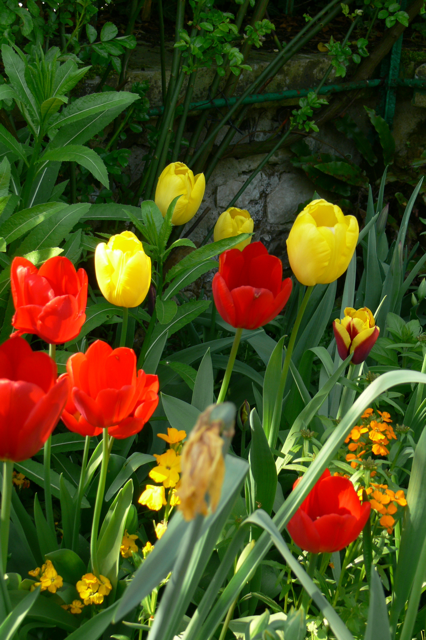
#> input picture cores/flowers9.png, 426 x 640 px
$ python code.py
#> lines starting #> are read from the running program, lines starting #| are printed output that depends on the picture
import cv2
import numpy as np
import matplotlib.pyplot as plt
import os

os.chdir(os.path.dirname(__file__))

img = cv2.imread('flowers9.png')
#> img is the input picture: shape (640, 426, 3); mean B, G, R 27.4, 76.4, 75.2
cv2.imshow('Imagem Original', img)
cv2.waitKey(0)

# converte de bgr (padrão opencv) para rgb
img_rgb = cv2.cvtColor(img, cv2.COLOR_BGR2RGB)

R = img_rgb[:, :, 0]
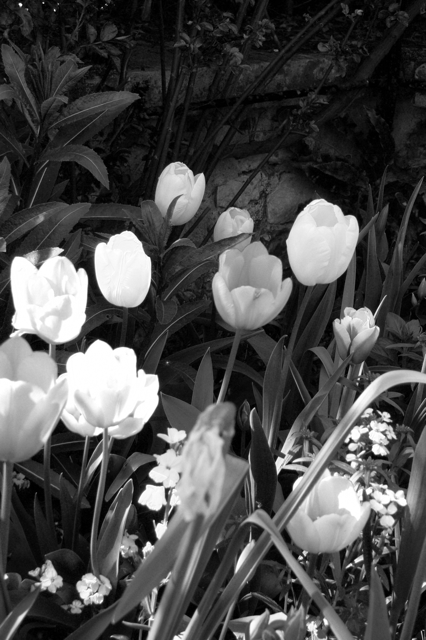
#> R: shape (640, 426); min 0, max 255, mean 75.2
G = img_rgb[:, :, 1]
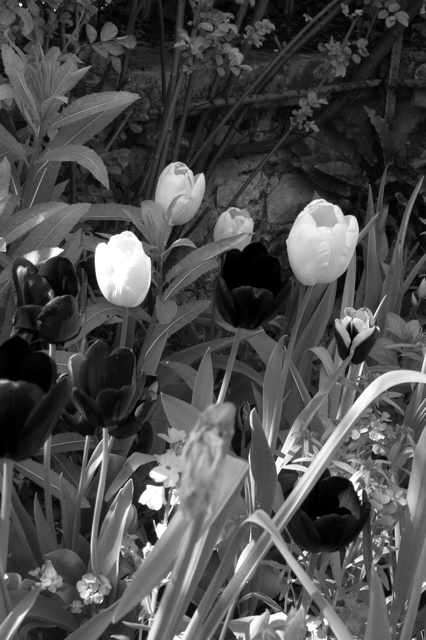
#> G: shape (640, 426); min 0, max 255, mean 76.4
B = img_rgb[:, :, 2]
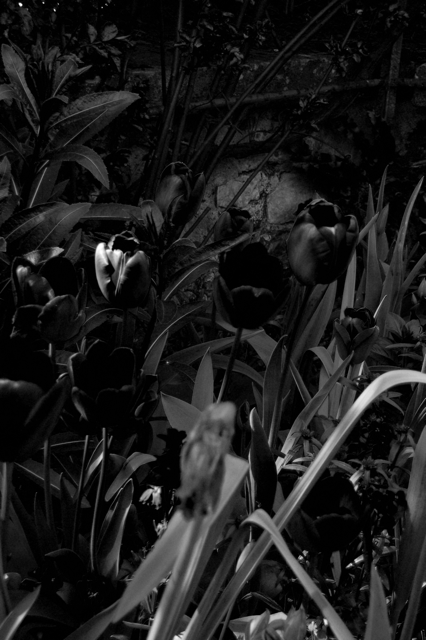
#> B: shape (640, 426); min 0, max 255, mean 27.4

cores = ('r', 'g', 'b')
plt.figure(figsize=(10, 5))
for i, cor in enumerate(cores):
    hist = cv2.calcHist([img_rgb], [i], None, [256], [0, 256])
    plt.plot(hist, color=cor)
    plt.xlim([0, 256])
plt.title('Histograma de Cores')
plt.xlabel('Intensidade de Cor')
plt.ylabel('Número de Pixels')
plt.show()
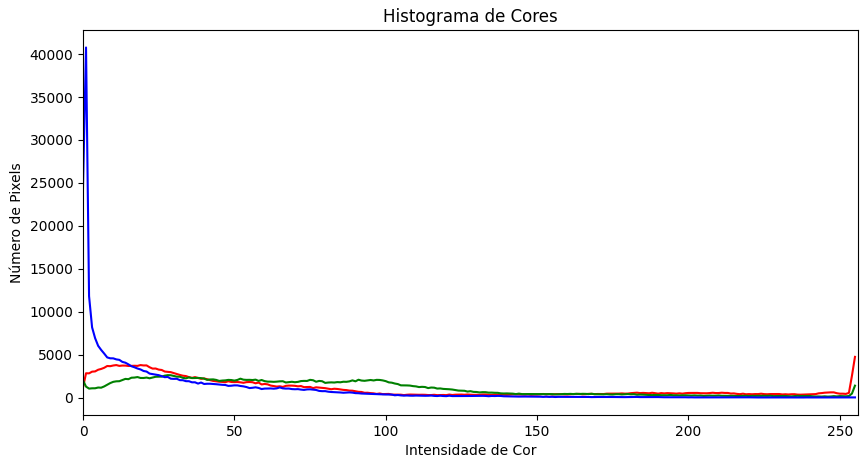
#> figure drawn by matplotlib, 1 panel; curve peaks at x = 255, y = 4733; curve peaks at x = 28, y = 2603; curve peaks at x = 1, y = 40769

plt.figure(figsize=(12, 6))

plt.subplot(2, 2, 1)
plt.imshow(img_rgb)
plt.title('Imagem RGB')
plt.axis('off')

plt.subplot(2, 2, 2)
plt.imshow(R, cmap='Reds')
plt.title('Canal Vermelho (R)')
plt.axis('off')

plt.subplot(2, 2, 3)
plt.imshow(G, cmap='Greens')
plt.title('Canal Verde (G)')
plt.axis('off')

plt.subplot(2, 2, 4)
plt.imshow(B, cmap='Blues')
plt.title('Canal Azul (B)')
plt.axis('off')

plt.tight_layout()
plt.show()
